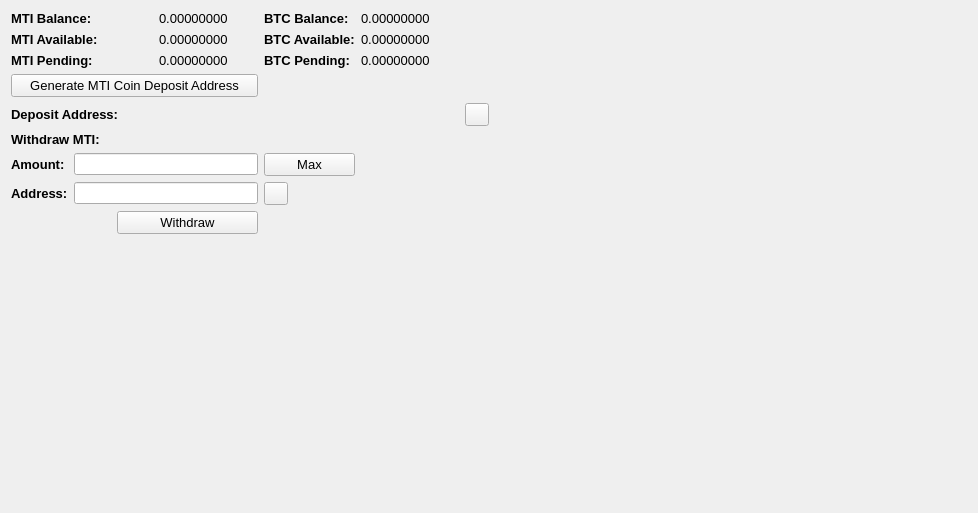
     <widget class="QWidget" name="BalanceTab">
      <attribute name="title">
       <string>Balance</string>
      </attribute>
      <layout class="QGridLayout" name="gridLayout_2">
       <item row="0" column="0" colspan="2">
        <widget class="QLabel" name="label_11">
         <property name="font">
          <font>
           <pointsize>10</pointsize>
           <weight>75</weight>
           <bold>true</bold>
          </font>
         </property>
         <property name="text">
          <string>MTI Balance:</string>
         </property>
        </widget>
       </item>
       <item row="0" column="3">
        <widget class="QLabel" name="MTIBalanceLabel">
         <property name="font">
          <font>
           <pointsize>10</pointsize>
          </font>
         </property>
         <property name="text">
          <string>0.00000000</string>
         </property>
         <property name="textInteractionFlags">
          <set>Qt::LinksAccessibleByMouse|Qt::TextSelectableByMouse</set>
         </property>
        </widget>
       </item>
       <item row="0" column="4">
        <widget class="QLabel" name="label_12">
         <property name="font">
          <font>
           <pointsize>10</pointsize>
           <weight>75</weight>
           <bold>true</bold>
          </font>
         </property>
         <property name="text">
          <string>BTC Balance:</string>
         </property>
        </widget>
       </item>
       <item row="0" column="5">
        <widget class="QLabel" name="BitcoinBalanceLabel">
         <property name="font">
          <font>
           <pointsize>10</pointsize>
          </font>
         </property>
         <property name="text">
          <string>0.00000000</string>
         </property>
         <property name="textInteractionFlags">
          <set>Qt::LinksAccessibleByMouse|Qt::TextSelectableByMouse</set>
         </property>
        </widget>
       </item>
       <item row="0" column="7" rowspan="10">
        <spacer name="horizontalSpacer_4">
         <property name="orientation">
          <enum>Qt::Horizontal</enum>
         </property>
         <property name="sizeHint" stdset="0">
          <size>
           <width>478</width>
           <height>488</height>
          </size>
         </property>
        </spacer>
       </item>
       <item row="1" column="0" colspan="2">
        <widget class="QLabel" name="label_13">
         <property name="font">
          <font>
           <pointsize>10</pointsize>
           <weight>75</weight>
           <bold>true</bold>
          </font>
         </property>
         <property name="text">
          <string>MTI Available:</string>
         </property>
        </widget>
       </item>
       <item row="1" column="3">
        <widget class="QLabel" name="MTIAvailableLabel_2">
         <property name="font">
          <font>
           <pointsize>10</pointsize>
          </font>
         </property>
         <property name="text">
          <string>0.00000000</string>
         </property>
         <property name="textInteractionFlags">
          <set>Qt::LinksAccessibleByMouse|Qt::TextSelectableByMouse</set>
         </property>
        </widget>
       </item>
       <item row="1" column="4">
        <widget class="QLabel" name="label_15">
         <property name="font">
          <font>
           <pointsize>10</pointsize>
           <weight>75</weight>
           <bold>true</bold>
          </font>
         </property>
         <property name="text">
          <string>BTC Available:</string>
         </property>
        </widget>
       </item>
       <item row="1" column="5">
        <widget class="QLabel" name="BitcoinAvailableLabel">
         <property name="font">
          <font>
           <pointsize>10</pointsize>
          </font>
         </property>
         <property name="text">
          <string>0.00000000</string>
         </property>
         <property name="textInteractionFlags">
          <set>Qt::LinksAccessibleByMouse|Qt::TextSelectableByMouse</set>
         </property>
        </widget>
       </item>
       <item row="2" column="0" colspan="2">
        <widget class="QLabel" name="label_14">
         <property name="font">
          <font>
           <pointsize>10</pointsize>
           <weight>75</weight>
           <bold>true</bold>
          </font>
         </property>
         <property name="text">
          <string>MTI Pending:</string>
         </property>
        </widget>
       </item>
       <item row="2" column="3">
        <widget class="QLabel" name="MTIPendingLabel">
         <property name="font">
          <font>
           <pointsize>10</pointsize>
          </font>
         </property>
         <property name="text">
          <string>0.00000000</string>
         </property>
         <property name="textInteractionFlags">
          <set>Qt::LinksAccessibleByMouse|Qt::TextSelectableByMouse</set>
         </property>
        </widget>
       </item>
       <item row="2" column="4">
        <widget class="QLabel" name="label_31">
         <property name="font">
          <font>
           <pointsize>10</pointsize>
           <weight>75</weight>
           <bold>true</bold>
          </font>
         </property>
         <property name="text">
          <string>BTC Pending:</string>
         </property>
        </widget>
       </item>
       <item row="2" column="5">
        <widget class="QLabel" name="BitcoinPendingLabel">
         <property name="font">
          <font>
           <pointsize>10</pointsize>
          </font>
         </property>
         <property name="text">
          <string>0.00000000</string>
         </property>
         <property name="textInteractionFlags">
          <set>Qt::LinksAccessibleByMouse|Qt::TextSelectableByMouse</set>
         </property>
        </widget>
       </item>
       <item row="3" column="0" colspan="4">
        <widget class="QPushButton" name="GenDepositBTN">
         <property name="font">
          <font>
           <pointsize>10</pointsize>
          </font>
         </property>
         <property name="text">
          <string>Generate MTI Coin Deposit Address</string>
         </property>
        </widget>
       </item>
       <item row="4" column="0" colspan="3">
        <widget class="QLabel" name="label_33">
         <property name="font">
          <font>
           <pointsize>10</pointsize>
           <weight>75</weight>
           <bold>true</bold>
          </font>
         </property>
         <property name="text">
          <string>Deposit Address:</string>
         </property>
        </widget>
       </item>
       <item row="4" column="3" colspan="3">
        <widget class="QLabel" name="DepositAddressLabel">
         <property name="minimumSize">
          <size>
           <width>300</width>
           <height>0</height>
          </size>
         </property>
         <property name="palette">
          <palette>
           <active>
            <colorrole role="WindowText">
             <brush brushstyle="SolidPattern">
              <color alpha="255">
               <red>0</red>
               <green>0</green>
               <blue>0</blue>
              </color>
             </brush>
            </colorrole>
            <colorrole role="Text">
             <brush brushstyle="SolidPattern">
              <color alpha="255">
               <red>0</red>
               <green>0</green>
               <blue>255</blue>
              </color>
             </brush>
            </colorrole>
           </active>
           <inactive>
            <colorrole role="WindowText">
             <brush brushstyle="SolidPattern">
              <color alpha="255">
               <red>0</red>
               <green>0</green>
               <blue>0</blue>
              </color>
             </brush>
            </colorrole>
            <colorrole role="Text">
             <brush brushstyle="SolidPattern">
              <color alpha="255">
               <red>0</red>
               <green>0</green>
               <blue>255</blue>
              </color>
             </brush>
            </colorrole>
           </inactive>
           <disabled>
            <colorrole role="WindowText">
             <brush brushstyle="SolidPattern">
              <color alpha="255">
               <red>120</red>
               <green>120</green>
               <blue>120</blue>
              </color>
             </brush>
            </colorrole>
            <colorrole role="Text">
             <brush brushstyle="SolidPattern">
              <color alpha="255">
               <red>120</red>
               <green>120</green>
               <blue>120</blue>
              </color>
             </brush>
            </colorrole>
           </disabled>
          </palette>
         </property>
         <property name="font">
          <font>
           <pointsize>10</pointsize>
           <weight>75</weight>
           <bold>true</bold>
          </font>
         </property>
         <property name="text">
          <string/>
         </property>
         <property name="alignment">
          <set>Qt::AlignRight|Qt::AlignTrailing|Qt::AlignVCenter</set>
         </property>
         <property name="textInteractionFlags">
          <set>Qt::LinksAccessibleByMouse|Qt::TextSelectableByKeyboard|Qt::TextSelectableByMouse</set>
         </property>
        </widget>
       </item>
       <item row="4" column="6">
        <widget class="QToolButton" name="DepositCopyButton">
         <property name="toolTip">
          <string>Copy to clipboard</string>
         </property>
         <property name="text">
          <string/>
         </property>
         <property name="icon">
          <iconset resource="../bitcoin.qrc">
           <normaloff>:/icons/editcopy</normaloff>:/icons/editcopy</iconset>
         </property>
         <property name="shortcut">
          <string>Alt+P</string>
         </property>
        </widget>
       </item>
       <item row="5" column="0" colspan="2">
        <widget class="QLabel" name="label_34">
         <property name="font">
          <font>
           <pointsize>10</pointsize>
           <weight>75</weight>
           <bold>true</bold>
          </font>
         </property>
         <property name="text">
          <string>Withdraw MTI:</string>
         </property>
        </widget>
       </item>
       <item row="6" column="0">
        <widget class="QLabel" name="label_26">
         <property name="font">
          <font>
           <pointsize>10</pointsize>
           <weight>75</weight>
           <bold>true</bold>
          </font>
         </property>
         <property name="text">
          <string>Amount:</string>
         </property>
        </widget>
       </item>
       <item row="6" column="1" colspan="3">
        <widget class="QLineEdit" name="WithdrawUnitsInput">
         <property name="font">
          <font>
           <pointsize>9</pointsize>
           <weight>75</weight>
           <bold>true</bold>
          </font>
         </property>
         <property name="text">
          <string/>
         </property>
        </widget>
       </item>
       <item row="6" column="4">
        <widget class="QPushButton" name="Withdraw_Max_Amount">
         <property name="font">
          <font>
           <pointsize>10</pointsize>
          </font>
         </property>
         <property name="text">
          <string>Max</string>
         </property>
        </widget>
       </item>
       <item row="7" column="0">
        <widget class="QLabel" name="label_10">
         <property name="font">
          <font>
           <pointsize>10</pointsize>
           <weight>75</weight>
           <bold>true</bold>
          </font>
         </property>
         <property name="text">
          <string>Address:</string>
         </property>
        </widget>
       </item>
       <item row="7" column="1" colspan="3">
        <widget class="QLineEdit" name="WithdrawAddress">
         <property name="font">
          <font>
           <pointsize>9</pointsize>
           <weight>75</weight>
           <bold>true</bold>
          </font>
         </property>
        </widget>
       </item>
       <item row="7" column="4">
        <widget class="QToolButton" name="WithdrawPasteButton">
         <property name="toolTip">
          <string>Paste from clipboard</string>
         </property>
         <property name="text">
          <string/>
         </property>
         <property name="icon">
          <iconset resource="../bitcoin.qrc">
           <normaloff>:/icons/editpaste</normaloff>:/icons/editpaste</iconset>
         </property>
         <property name="shortcut">
          <string>Alt+P</string>
         </property>
        </widget>
       </item>
       <item row="8" column="2" colspan="2">
        <widget class="QPushButton" name="WithdrawUnitsBtn">
         <property name="font">
          <font>
           <pointsize>10</pointsize>
          </font>
         </property>
         <property name="text">
          <string>Withdraw</string>
         </property>
        </widget>
       </item>
       <item row="9" column="0" colspan="6">
        <spacer name="verticalSpacer">
         <property name="orientation">
          <enum>Qt::Vertical</enum>
         </property>
         <property name="sizeHint" stdset="0">
          <size>
           <width>428</width>
           <height>262</height>
          </size>
         </property>
        </spacer>
       </item>
      </layout>
      <zorder>label_31</zorder>
      <zorder>label_15</zorder>
      <zorder>label_12</zorder>
      <zorder>label_14</zorder>
      <zorder>label_13</zorder>
      <zorder>label_11</zorder>
      <zorder>BitcoinBalanceLabel</zorder>
      <zorder>MTIBalanceLabel</zorder>
      <zorder>MTIAvailableLabel_2</zorder>
      <zorder>MTIPendingLabel</zorder>
      <zorder>BitcoinAvailableLabel</zorder>
      <zorder>BitcoinPendingLabel</zorder>
      <zorder>label_33</zorder>
      <zorder>GenDepositBTN</zorder>
      <zorder>DepositAddressLabel</zorder>
      <zorder>Withdraw_Max_Amount</zorder>
      <zorder>label_34</zorder>
      <zorder>WithdrawUnitsInput</zorder>
      <zorder>label_10</zorder>
      <zorder>label_26</zorder>
      <zorder>WithdrawAddress</zorder>
      <zorder>WithdrawUnitsBtn</zorder>
      <zorder>horizontalSpacer_4</zorder>
      <zorder>verticalSpacer</zorder>
      <zorder>WithdrawPasteButton</zorder>
      <zorder>DepositCopyButton</zorder>
     </widget>
